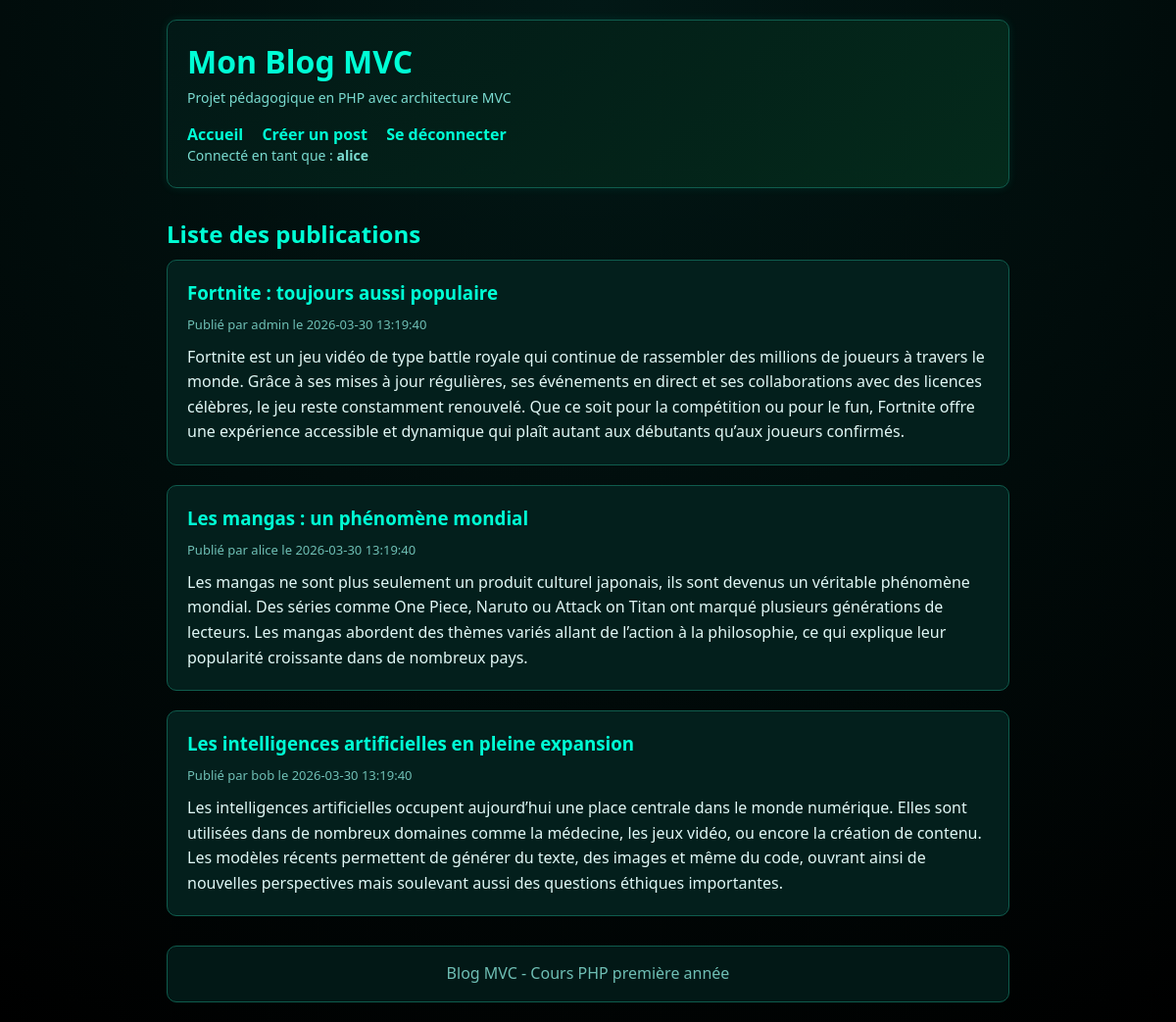
Page /index.php (signed in) on the committed database.
### tables this page shows
CREATE TABLE posts (
    id INT AUTO_INCREMENT PRIMARY KEY,

     
    user_id INT NOT NULL,

     
    title VARCHAR(150) NOT NULL,

     
    content TEXT NOT NULL,

     
    image_path VARCHAR(255) DEFAULT NULL,

     
    created_at DATETIME NOT NULL DEFAULT CURRENT_TIMESTAMP,
    updated_at DATETIME NOT NULL DEFAULT CURRENT_TIMESTAMP
    ON UPDATE CURRENT_TIMESTAMP,

     
    CONSTRAINT fk_posts_user
        FOREIGN KEY (user_id)
        REFERENCES users(id)
        ON DELETE CASCADE
        ON UPDATE CASCADE
);

CREATE TABLE users (
    id INT AUTO_INCREMENT PRIMARY KEY,

     
    username VARCHAR(50) NOT NULL UNIQUE,

     
    email VARCHAR(100) NOT NULL UNIQUE,

     
    password VARCHAR(255) NOT NULL,

     
    role ENUM('user', 'admin') NOT NULL DEFAULT 'user',

     
    created_at DATETIME NOT NULL DEFAULT CURRENT_TIMESTAMP
);

### controllers/postControllers.php (called while the page is built, shortened)
<?php
require_once 'config/database.php';
require_once 'models/postModels.php';
$posts = getAllPosts($pdo);
require_once 'view/posts/post.php';
?>

### index.php (called while the page is built, shortened)
<?php
require_once 'controllers/postControllers.php';
?>

### models/postModels.php (called while the page is built, shortened)
<?php
function getAllPosts($pdo)
{
    $sql = "
        SELECT
            posts.id,
            posts.title,
            posts.content,
            posts.image_path,
            posts.created_at,
            users.username
        FROM posts
        INNER JOIN users ON posts.user_id = users.id
        ORDER BY posts.created_at DESC
    ";
    $statement = $pdo->query($sql);
    $posts = $statement->fetchAll(PDO::FETCH_ASSOC);
    return $posts;
}
?>

### view/posts/post.php (the view, shortened to what this page needs)
<?php
require_once 'view/partial/header.php';
?>
<main>
    <h2>Liste des publications</h2>
    <?php
    if (count($posts) > 0) {
        foreach ($posts as $post) {
            ?>
            <article>
                <h3><?php echo htmlspecialchars($post['title']); ?></h3>
                <p class="meta">
                    Publié par <?php echo htmlspecialchars($post['username']); ?>
                    le <?php echo htmlspecialchars($post['created_at']); ?>
                </p>
                <p>
                    <?php echo nl2br(htmlspecialchars($post['content'])); ?>
                </p>
            </article>
            <?php
        }
    } else {
        ?>
        <div class="empty-message">
            <p>Aucune publication n'est disponible pour le moment.</p>
        </div>
        <?php
    }
    ?>
</main>
<?php
require_once 'view/partial/footer.php';
?>

### assets/css/style.css (style rules this page uses)
* { margin: 0; padding: 0; box-sizing: border-box; }
body { font-family: 'Segoe UI', Tahoma, sans-serif; background: radial-gradient(circle at top, #021816, #000000); color: #e0f7f5; max-width: 900px; margin: 0 auto; padding: 20px; }
main { margin-bottom: 30px; }
article { background: #031f1c; border: 1px solid #0f5c4d; border-radius: 10px; padding: 20px; margin-bottom: 20px; transition: 0.2s; }
h2, h3 { color: #00ffd5; margin-bottom: 10px; }
.meta { color: #6fbfb5; font-size: 13px; margin-bottom: 10px; }
p { line-height: 1.6; }

### rows in the picture
posts: title "Fortnite : toujours aussi populaire", user.username "admin", created_at "2026-03-30 13:19:40", content "Fortnite est un jeu vidéo de type battle royale qui continue de rassembler des millions de joueurs à travers le monde. Grâce à ses mises à jour régulières, ses événements en direct et ses collaborations avec des licences célèbres, le jeu reste constamment renouvelé. Que ce soit pour la compétition ou pour le fun, Fortnite offre une expérience accessible et dynamique qui plaît autant aux débutants qu’aux joueurs confirmés."
posts: title "Les mangas : un phénomène mondial", user.username "alice", created_at "2026-03-30 13:19:40", content "Les mangas ne sont plus seulement un produit culturel japonais, ils sont devenus un véritable phénomène mondial. Des séries comme One Piece, Naruto ou Attack on Titan ont marqué plusieurs générations de lecteurs. Les mangas abordent des thèmes variés allant de l’action à la philosophie, ce qui explique leur popularité croissante dans de nombreux pays."
posts: title "Les intelligences artificielles en pleine expansion", user.username "bob", created_at "2026-03-30 13:19:40", content "Les intelligences artificielles occupent aujourd’hui une place centrale dans le monde numérique. Elles sont utilisées dans de nombreux domaines comme la médecine, les jeux vidéo, ou encore la création de contenu. Les modèles récents permettent de générer du texte, des images et même du code, ouvrant ainsi de nouvelles perspectives mais soulevant aussi des questions éthiques importantes."

### other values in the picture
$_SESSION['user']['username'] "alice"
